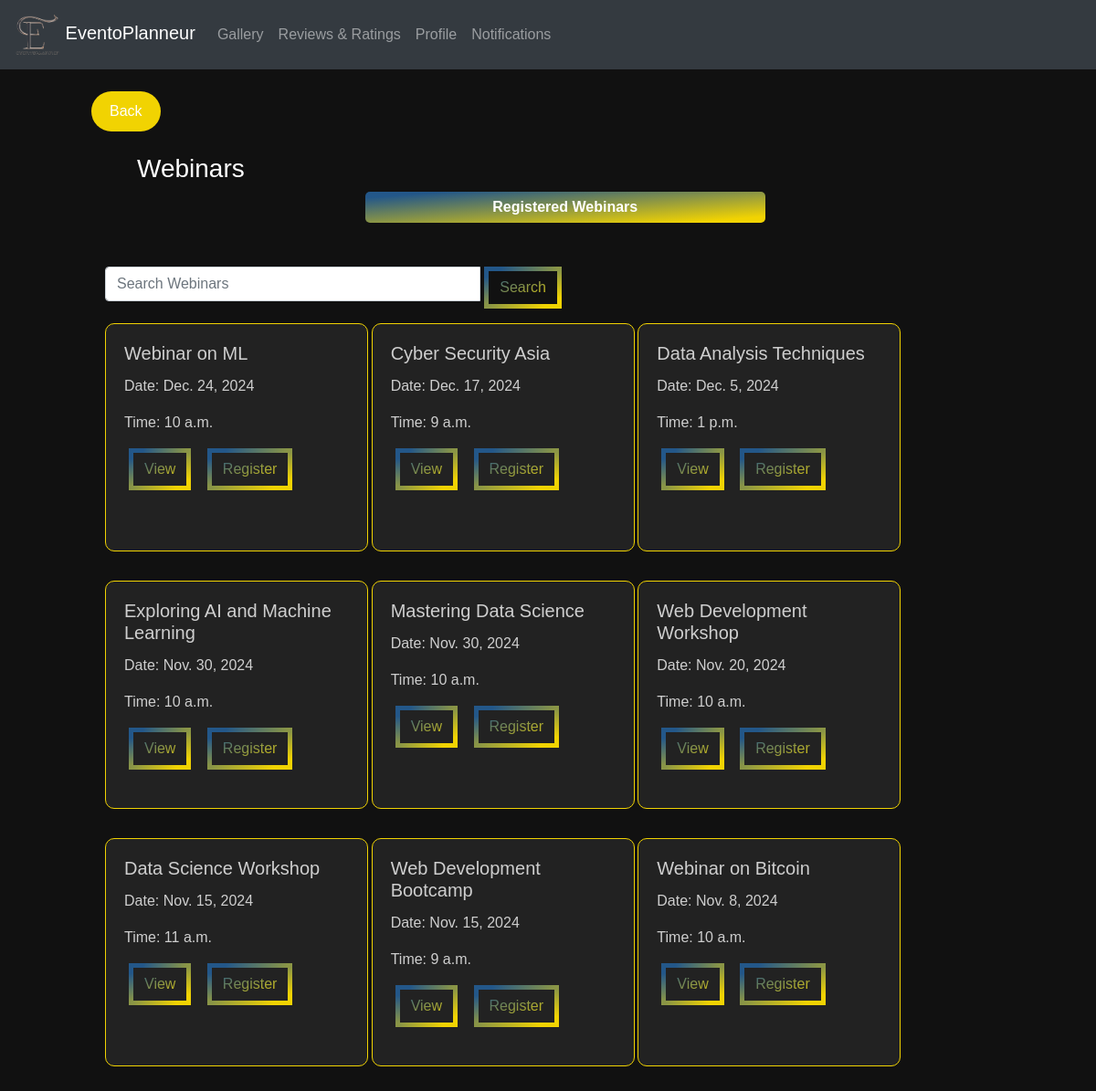
/events/, run on an earlier commit of the app's database.
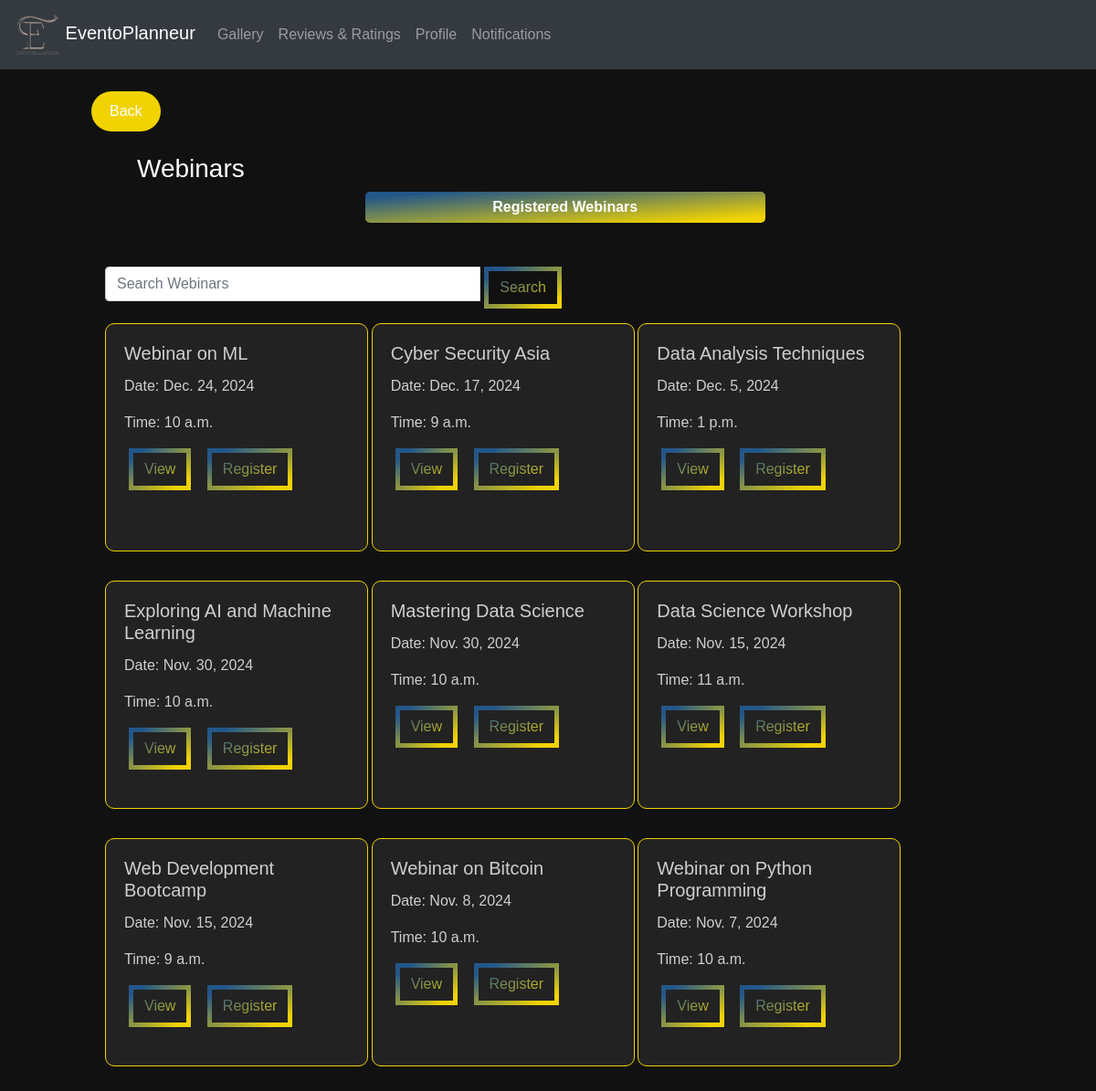
And on a later commit of the database.
### eventapp/models.py (models this page shows, shortened)
class Webinar(models.Model):
    EVENT_TYPE_CHOICES = [
    ('Online', 'Online'),
    ('Offline', 'Offline'),
]
    id = models.AutoField(primary_key=True)
    title = models.CharField(max_length=100)
    event_type = models.CharField(max_length=10, choices=EVENT_TYPE_CHOICES, default='offline')
    description = models.TextField()
    date = models.DateField(default=None, blank=True, null=True)
    start_time = models.TimeField(blank=True, null=True)
    end_time = models.TimeField(blank=True, null=True)
    location = models.CharField(max_length=200, blank=True, null=True)
    poster = models.URLField(blank=True, null=True)
    organizer_name = models.CharField(max_length=100)
    deadline = models.DateField(default=None, blank=True, null=True)
    fee = models.DecimalField(max_digits=10, decimal_places=2, blank=True, null=True)
    speakers = models.ManyToManyField(Speaker, blank=True)
    org_user=models.ForeignKey(CustomUser, on_delete=models.CASCADE,null=True,blank=True)
    livestream = models.URLField(blank=True, null=True)
    phone_number = models.CharField(max_length=15)
    max_participants = models.PositiveIntegerField(null=True,default=50)
    status = models.IntegerField(default=1,null=True,blank=True)
    certificate_status = models.IntegerField(default=0,null=True,blank=True)

### eventapp/views.py (the view)
# urls.py: path('events/',views.events,name='events'),
def events(request):
    query = request.GET.get('search')
    if query:
        webinars = Webinar.objects.filter(Q(title__icontains=query) | Q(description__icontains=query)).order_by('-date')[:8]
    else:
        webinars = Webinar.objects.all().order_by('-date')[:9]
    return render(request, 'events.html', {'webinars': webinars})

### templates/events.html (shortened to what this page needs)
{% load static %}
<!DOCTYPE html>
<html lang="en">
<head>
  <link rel="stylesheet" href="https://maxcdn.bootstrapcdn.com/bootstrap/4.5.2/css/bootstrap.min.css">
  <link rel="stylesheet"type="text/css" href="{% static 'css/webinar.css' %}">
</head>
<body>
  <nav class="navbar navbar-expand-md bg-dark navbar-dark">
    <div class="containers">
      <a class="navbar-brand" href="{% url 'eventapp:attendeehome' %}">
        <img src="{% static 'images/Eventoplanneur.png' %}" alt="Logo" width="50"> EventoPlanneur
      </a>
      <div class="collapse navbar-collapse" id="navbarCollapse">
        <ul class="navbar-nav ml-auto">
          <li class="nav-item"><a class="nav-link" href="#gallery">Gallery</a></li>
          <li class="nav-item"><a class="nav-link" href="#reviews">Reviews & Ratings</a></li>
          <li class="nav-item"><a class="nav-link" href="{% url 'eventapp:org_profile' %}">Profile</a></li>
          <li class="nav-item"><a class="nav-link" href="#notifications">Notifications</a></li>
        </ul>
      </div>
    </div>
  </nav>
  <div style="margin-left:100px;margin-right:225px" >
    <br>
    <a class="btn2" onclick="goBack()" style="background-color: #F1D302; /* Yellow */
    border: none;
    color: white;
    padding: 10px 20px;
    text-align: center;
    text-decoration: none;
    display: inline-block;
    font-size: 16px;
    cursor: pointer;
    border-radius: 40px;">
    Back
</a>
<br><br>
    <h3 style="margin-left:50px;color:white" >Webinars</h3>
    <a href="{% url 'eventapp:registered_webinar' %}" ><button id="sendButton" style="margin-left:300px;width:50%;background:var(--gradient) !important;">Registered Webinars</button></a><br><br>
    <div class="container mx-auto mt-4" >
      <div class="row">
        <div class="col-md-12 mb-3">
          <form method="GET" action="{% url 'eventapp:events' %}">
              <div class="input-group">
                  <input type="text" class="form-control" name="search" placeholder="Search Webinars">
                  <div class="input-group-append">
                      <button class="btn btn-outline-secondary" type="submit"> Search</button>
                  </div>
              </div>
          </form>
      </div>
        {% for i in webinars|slice:"-6:" %}
        <div class="col-md-4">
            <div class="card" style="width: 18rem;">
              <div class="card-body">
                <h5 class="card-title">{{ i.title }}</h5>
                <p class="card-text">Date: {{ i.date }}</p>
                <p class="card-text">Time: {{ i.start_time }}</p>
                <a class="btn mr-2" href="{% url 'view_webinar' i.id %}">View</a>
                <a class="btn mr-2" href="{% url 'register_for_webinar' i.id %}">Register</a>
            </div>
          </div>
        </div>
        {% endfor %}
      </div>
    </div>
  </div>
</body>
</html>

### static/css/webinar.css (style rules this page uses)
body { font-family: Arial, sans-serif; margin: 0; padding: 0; background-position: center; color: #ad6341; background-image: url("/static/images/bg.gif"); background-size: cover; }
.containers { display: flex; justify-content: space-between; text-align: right; }
.container { display: flex; justify-content: space-between; margin: 5px; }
#sendButton { background-color: #fda085; color: #fff; border: none; border-radius: 5px; padding: 5px 10px; cursor: pointer; }
button { font-family: Arial, Helvetica, sans-serif; font-weight: bold; color: white; background-color: #171717; padding: 1em 2em; border: none; border-radius: .6rem; position: relative; cursor: pointer; overflow: hidden; }
.card { width: 190px; border-radius: 10px; }

### templates/events.html (style rules this page uses)
:root { --gradient: linear-gradient(to left top, #F1D302 10%, #235789 90%) !important; }
body { background: #111 !important;; }
.input-group { width:500px; }
.card { background: #222; border: 1px solid #F1D302; color: rgba(250, 250, 250, 0.8); margin-bottom: 2rem; height:250px; }
.btn { margin-left:5px; border: 5px solid; border-image-slice: 1; background: var(--gradient) !important; -webkit-background-clip: text !important; -webkit-text-fill-color: transparent !important; border-image-source: var(--gradient) !important; text-decoration: none; transition: all .4s ease; }

What changed in the data, as far as the page shows it:
no longer on this page (row edited): Webinar: title "Web Development Workshop", date "Nov. 20, 2024", start_time "10 a.m."
now on this page (row unchanged): Webinar: title "Webinar on Python Programming", date "Nov. 7, 2024", start_time "10 a.m."
